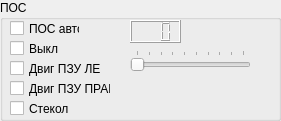
  <widget class="QGroupBox" name="groupBox_2">
   <property name="geometry">
    <rect>
     <x>1300</x>
     <y>600</y>
     <width>281</width>
     <height>121</height>
    </rect>
   </property>
   <property name="title">
    <string>ПОС</string>
   </property>
   <widget class="QCheckBox" name="t_pos_auto">
    <property name="geometry">
     <rect>
      <x>10</x>
      <y>20</y>
      <width>70</width>
      <height>17</height>
     </rect>
    </property>
    <property name="text">
     <string>ПОС авто</string>
    </property>
   </widget>
   <widget class="QCheckBox" name="t_off">
    <property name="geometry">
     <rect>
      <x>10</x>
      <y>40</y>
      <width>70</width>
      <height>17</height>
     </rect>
    </property>
    <property name="text">
     <string>Выкл</string>
    </property>
   </widget>
   <widget class="QCheckBox" name="t_pzu_left_eng">
    <property name="geometry">
     <rect>
      <x>10</x>
      <y>60</y>
      <width>91</width>
      <height>17</height>
     </rect>
    </property>
    <property name="text">
     <string>Двиг ПЗУ ЛЕВ</string>
    </property>
   </widget>
   <widget class="QCheckBox" name="t_pzu_right_eng">
    <property name="geometry">
     <rect>
      <x>10</x>
      <y>80</y>
      <width>101</width>
      <height>17</height>
     </rect>
    </property>
    <property name="text">
     <string>Двиг ПЗУ ПРАВ</string>
    </property>
   </widget>
   <widget class="QCheckBox" name="t_auto_glass">
    <property name="geometry">
     <rect>
      <x>10</x>
      <y>100</y>
      <width>70</width>
      <height>17</height>
     </rect>
    </property>
    <property name="text">
     <string>Стекол</string>
    </property>
   </widget>
   <widget class="QSlider" name="sw_consumers">
    <property name="geometry">
     <rect>
      <x>130</x>
      <y>50</y>
      <width>121</width>
      <height>22</height>
     </rect>
    </property>
    <property name="whatsThis">
     <string>переключатель амперметра</string>
    </property>
    <property name="maximum">
     <number>9</number>
    </property>
    <property name="pageStep">
     <number>1</number>
    </property>
    <property name="orientation">
     <enum>Qt::Horizontal</enum>
    </property>
    <property name="tickPosition">
     <enum>QSlider::TicksAbove</enum>
    </property>
   </widget>
   <widget class="QLCDNumber" name="f_amper">
    <property name="geometry">
     <rect>
      <x>130</x>
      <y>20</y>
      <width>51</width>
      <height>23</height>
     </rect>
    </property>
    <property name="toolTip">
     <string>Давление воздушной системы</string>
    </property>
    <property name="whatsThis">
     <string>амперметр ПОС</string>
    </property>
    <property name="digitCount">
     <number>3</number>
    </property>
   </widget>
  </widget>
